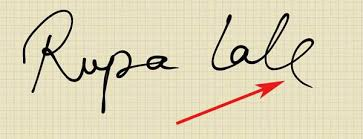
#> input picture Signuture detection and matching/sign3.jpg, 363 x 139 px, found by its file name
$ python temp.py
#> lines starting #> are read from the running program, lines starting #| are printed output that depends on the picture
#> further down, img is the input picture: PIL image 363x139 RGB; mean R, G, B 221.4, 213.8, 184.2
# -*- coding: utf-8 -*-
"""
Spyder Editor

This is a temporary script file.
"""
from PIL import Image, ImageEnhance
def enhance_signature(img):
  bw = ImageEnhance.Color(img).enhance(2.0)
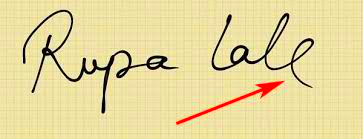
#> bw: PIL image 363x139 RGB; mean R, G, B 229.3, 215, 155.9
  bright = ImageEnhance.Brightness(bw).enhance(1.0)
  contrast = ImageEnhance.Contrast(bright).enhance(2.0)
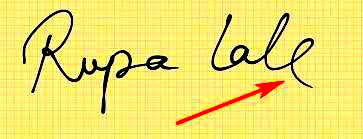
#> contrast: PIL image 363x139 RGB; mean R, G, B 241, 225.8, 109.4

  sign = contrast.convert("RGBA")
  datas = sign.getdata()

  newData = []
  for item in datas:
    if item[0] <  200 and item[1] > 100 and item[2] > 100:
      newData.append((255, 255, 255, 0))
    else:
      newData.append(item)
#> this loop made 50457 passes
#> item on passes 1 to 3: (255, 255, 132, 255), (255, 248, 120, 255), (255, 252, 124, 255)
#> after the loop, newData = 50457 items

  sign.putdata(newData)
  sign.save("signature_alpha.png", "PNG")

def get_boxed_signature():
  img = Image.open("signature_alpha.png")
  img = img.convert("RGBA")
  pixdata = img.load()

  start_pixel = [img.size[0], img.size[1]]
#> start_pixel = [363, 139]
  end_pixel = [0,0]

  for y in range(img.size[1]):
    for x in range(img.size[0]):
      if pixdata[x, y][0] > 150 and pixdata[x, y][1] < 100 and pixdata[x, y][2] < 100:
        if x < start_pixel[0]:
          start_pixel[0] = x
        if y < start_pixel[1]:
          start_pixel[1] = y
        if x > end_pixel[0]:
          end_pixel[0] = x
        if y > end_pixel[1]:
          end_pixel[1] = y
#> after the loop, end_pixel = [283, 124]; start_pixel = [176, 81]

  crop_box = (start_pixel[0]-20, start_pixel[1]-20, end_pixel[0]+20, end_pixel[1]+20)
#> crop_box = (156, 61, 303, 144)
  signature = img.crop(crop_box)
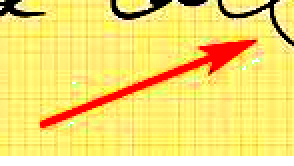
#> signature: PIL image 147x83 RGBA (shown 2 times larger); mean R, G, B, A 230.3, 206.8, 98.1, 239.1; transparent parts drawn white
  signature.show()

if __name__ == "__main__":
  filename = 'C:\\Users\\Hp\\Desktop\\Signuture detection and matching\\sign3.jpg'
#  filename = str(input("Where is your signature click?"))
  img = Image.open(filename)
  enhance_signature(img)
  get_boxed_signature()
